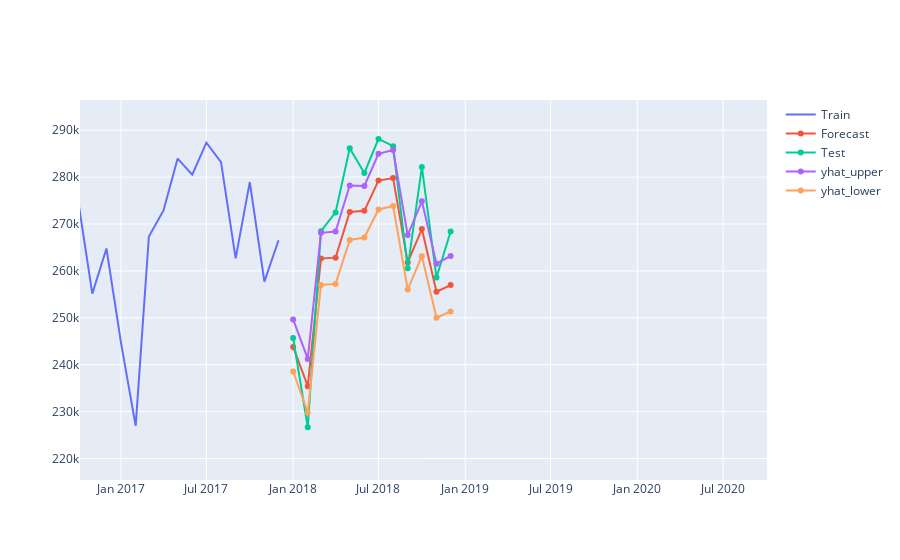

The code cell stored with this chart in its notebook:
### Code cell
import plotly.graph_objects as go

fig = go.Figure()
fig.add_trace(
    go.Scatter(
        x=train['ds'],
        y=train['y'],
        name='Train'
    ))

fig.add_trace(
    go.Scatter(
        x=forecast2['ds'],
        y=forecast2['yhat'],
        name='Forecast'
    ))
fig.add_trace(
    go.Scatter(
        x=test['ds'],
        y=test['y'],
        name='Test'
    ))
fig.add_trace(
    go.Scatter(
        x=forecast2['ds'],
        y=forecast2['yhat_upper'],
        name='yhat_upper'
    ))
fig.add_trace(
    go.Scatter(
        x=forecast2['ds'],
        y=forecast2['yhat_lower'],
        name='yhat_lower'
    ))

fig.show()

# forecast[['ds', 'yhat', 'yhat_lower', 'yhat_upper']].iplot(kind='line',x='ds',title='Actual Behaviour')
# train.iplot(kind='line',x='ds',title='Actual Behaviour')

### Figure 1 — Plotly figure (JSON) as saved in the notebook; plotly's stock layout.template omitted (floating-point values rounded to 4 significant figures; data arrays with more than 128 entries replaced by an {"elided": "..."} marker saying what was removed)
{"data": [{"name": "Train", "type": "scatter", "visible": true, "x": {"elided": "576 str values"}, "y": {"elided": "576 int values"}}, {"name": "Forecast", "type": "scatter", "x": ["2018-01-01T00:00:00", "2018-02-01T00:00:00", "2018-03-01T00:00:00", "2018-04-01T00:00:00", "2018-05-01T00:00:00", "2018-06-01T00:00:00", "2018-07-01T00:00:00", "2018-08-01T00:00:00", "2018-09-01T00:00:00", "2018-10-01T00:00:00", "2018-11-01T00:00:00", "2018-12-01T00:00:00"], "y": [243800.0, 235400.0, 262600.0, 262800.0, 272600.0, 272800.0, 279300.0, 279800.0, 261800.0, 268900.0, 255600.0, 257000.0]}, {"name": "Test", "type": "scatter", "visible": true, "x": ["2018-01-01T00:00:00", "2018-02-01T00:00:00", "2018-03-01T00:00:00", "2018-04-01T00:00:00", "2018-05-01T00:00:00", "2018-06-01T00:00:00", "2018-07-01T00:00:00", "2018-08-01T00:00:00", "2018-09-01T00:00:00", "2018-10-01T00:00:00", "2018-11-01T00:00:00", "2018-12-01T00:00:00"], "y": [245695, 226660, 268480, 272475, 286164, 280877, 288145, 286608, 260595, 282174, 258590, 268413]}, {"name": "yhat_upper", "type": "scatter", "visible": true, "x": ["2018-01-01T00:00:00", "2018-02-01T00:00:00", "2018-03-01T00:00:00", "2018-04-01T00:00:00", "2018-05-01T00:00:00", "2018-06-01T00:00:00", "2018-07-01T00:00:00", "2018-08-01T00:00:00", "2018-09-01T00:00:00", "2018-10-01T00:00:00", "2018-11-01T00:00:00", "2018-12-01T00:00:00"], "y": [249600.0, 241200.0, 268100.0, 268400.0, 278200.0, 278100.0, 285000.0, 285800.0, 267600.0, 274800.0, 261500.0, 263200.0]}, {"name": "yhat_lower", "type": "scatter", "visible": true, "x": ["2018-01-01T00:00:00", "2018-02-01T00:00:00", "2018-03-01T00:00:00", "2018-04-01T00:00:00", "2018-05-01T00:00:00", "2018-06-01T00:00:00", "2018-07-01T00:00:00", "2018-08-01T00:00:00", "2018-09-01T00:00:00", "2018-10-01T00:00:00", "2018-11-01T00:00:00", "2018-12-01T00:00:00"], "y": [238500.0, 229800.0, 257000.0, 257200.0, 266600.0, 267100.0, 273100.0, 273900.0, 256000.0, 263100.0, 250000.0, 251400.0]}], "layout": {"autosize": true, "xaxis": {"autorange": false, "range": ["2016-10-05 21:43:49.0156", "2020-10-02 00:35:58.5492"], "type": "date"}, "yaxis": {"autorange": false, "range": [215400.0, 296400.0], "type": "linear"}}}
